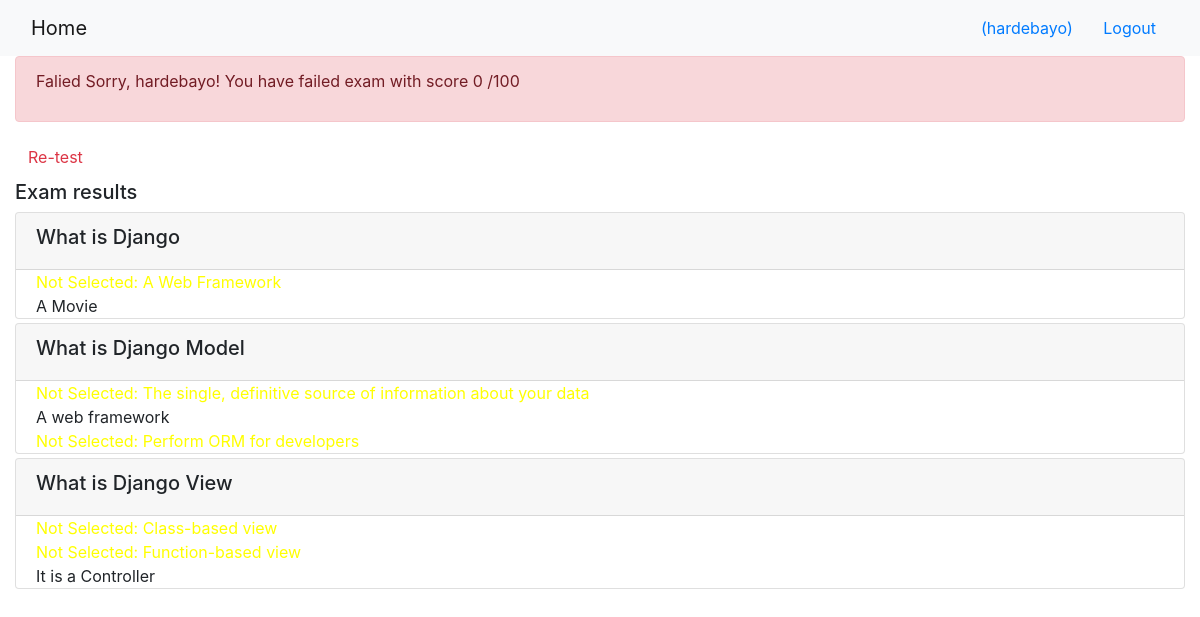
The page /onlinecourse/course/1/submission/1/result/ (signed in) on the database its author committed.
### onlinecourse/models.py (models this page shows, shortened)
class Question(models.Model):
    course = models.ForeignKey(Course, on_delete=models.CASCADE)# Foreign key to lesson
    content = models.CharField(max_length=250)# question text
    point = models.IntegerField(default=0)# question grade/mark

class Choice(models.Model):
    question = models.ForeignKey(Question, on_delete=models.CASCADE)
    content = models.CharField(max_length=250)
    correct = models.BooleanField(default=False)

### onlinecourse/views.py (the view)
# urls.py: path('course/<int:course_id>/submission/<int:submission_id>/result/', views.show_exam_result, name="show_result")
def show_exam_result(request, course_id, submission_id):
    course = get_object_or_404(Course, pk=course_id)
    submission = get_object_or_404(Submission, pk=submission_id)
    user = request.user
    selected_choice_ids = submission.chocies.values_list('id', flat=True)
    total_score = 0
    total_missed = 0
    questions = course.question_set.all()
    for question in questions:
        choices = question.choice_set.all()
        pass_question = False
        for choice in choices:
            if choice.id in selected_choice_ids and choice.correct == True:
                pass_question = True
            if choice.id in selected_choice_ids and choice.correct == False:
                pass_question = False
        if pass_question:
            total_score += 1
        else:
            total_missed += 1
    grade = ( total_score / (total_score + total_missed) ) * 100
    selected_ids = list(selected_choice_ids)
    context = {
        'user': user,
        'course': course,
        'questions': questions,
        'submission': submission,
        'selected_ids': selected_ids,
        'grade': int(grade),
        'score': total_score,
        'missed': total_missed,
    }
    return render(request, 'onlinecourse/exam_result_bootstrap.html', context)

### onlinecourse/templates/onlinecourse/exam_result_bootstrap.html (shortened to what this page needs)
<!DOCTYPE html>
<html lang="en">
<head>
    {% load static %}
    <link rel="stylesheet" href="https://maxcdn.bootstrapcdn.com/bootstrap/4.5.2/css/bootstrap.min.css">
</head>
<body>
 <nav class="navbar navbar-light bg-light">
    <div class="container-fluid">
        <div class="navbar-header">
              <a class="navbar-brand" href="{% url 'onlinecourse:index' %}">Home</a>
        </div>
        <ul class="nav navbar-nav navbar-right">
            {% if user.is_authenticated %}
            <li>
                <a class="btn btn-link" href="#">{{ user.first_name }}({{ user.username }})</a>
                <a class="btn btn-link" href="{% url 'onlinecourse:logout' %}">Logout</a>
            </li>
            {% endif %}
        </ul>
    </div>
</nav>
<div class="container-fluid">
    {% if grade > 80 %}
    <div class="alert alert-success">
        <p><b>Congratulations, {{ user }}!</b> You passed the exam and completed the course with score {{ grade }} /100</p>
    </div>
    {% else %}
    <div class="alert alert-danger">
        <p>Falied Sorry, {{ user }}! You have failed exam with score {{ grade }} /100</p>
    </div>
    <a class="btn btn-link text-danger" href="{% url 'onlinecourse:course_details' course.id %}">Re-test</a>
    {% endif %}
    <div class="card-columns-vertical mt-1">
        <h5 class="">Exam results</h5>
        {% for question in questions %}
        <div class="card mt-1">
            <div class="card-header"><h5>{{ question.content}}</h5></div>
            <div>
               {% for choice in question.choice_set.all %}
                <div class="form-check">
                    {% if choice.id in selected_ids and choice.correct == True %}
                        <span style="color:green">Correct Answer: {{ choice.content }}</span>
                    {% elif choice.id in selected_ids and choice.correct == False%}
                        <span style="color:red">Not Selected: {{ choice.content }}</span>
                    {% elif choice.id not in selected_ids and choice.correct == True%}
                        <span style="color:yellow">Not Selected: {{ choice.content }}</span>
                    {% else %}
                    <span>{{ choice.content }}</span>
                    {% endif %}
                </div>
                {% endfor %}
            </div>
        </div>
        {% endfor %}
    </div>
    </div>
</body>
</html>

### rows shown on the page
Question: content "What is Django"
Choice: content "A Web Framework"
Choice: content "A Movie"
Question: content "What is Django Model"
Choice: content "The single, definitive source of information about your data"
Choice: content "A web framework"
Choice: content "Perform ORM for developers"
Question: content "What is Django View"
Choice: content "Class-based view"
Choice: content "Function-based view"
Choice: content "It is a Controller"

### other values the page prints
{{ user.username }} "hardebayo"
{{ user }} "hardebayo"
{{ grade }} "0"
